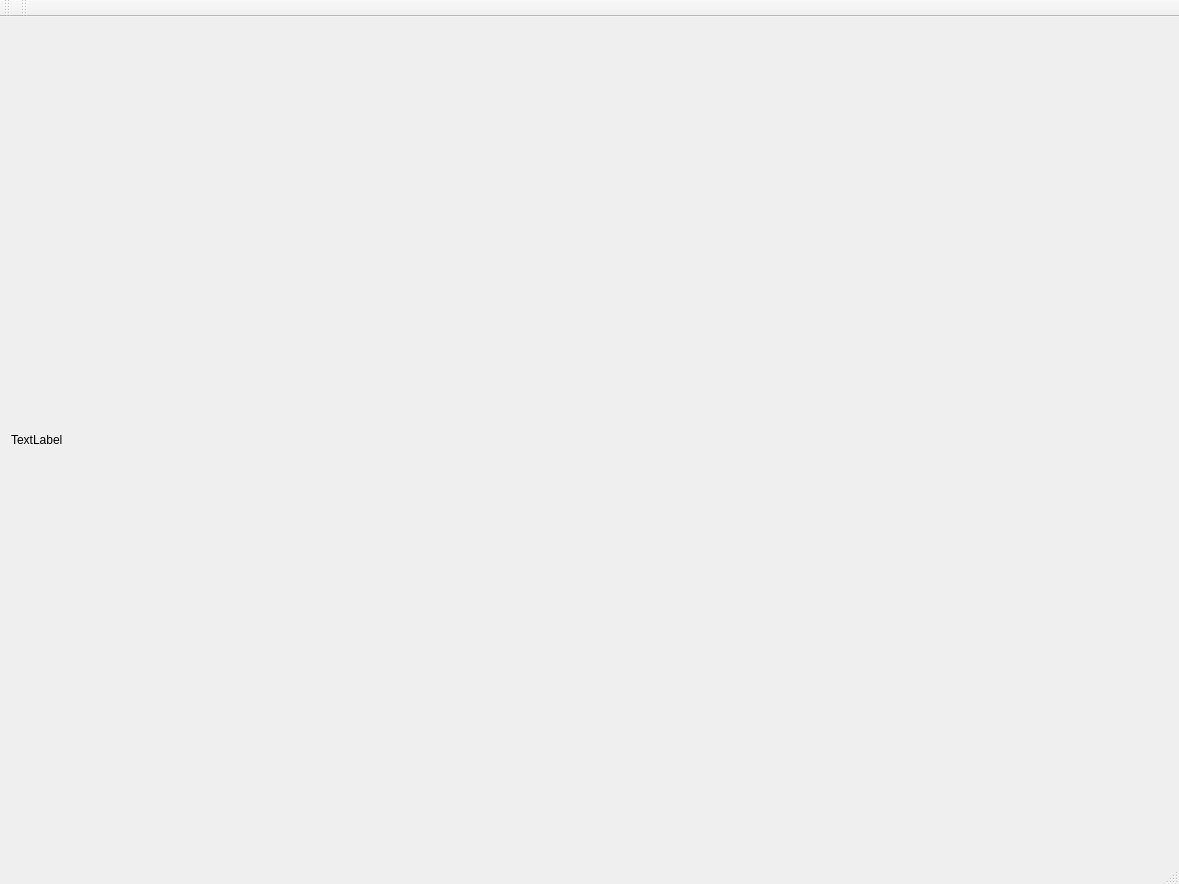
<?xml version="1.0" encoding="UTF-8"?>
<ui version="4.0">
 <class>MainWindow</class>
 <widget class="QMainWindow" name="MainWindow">
  <property name="geometry">
   <rect>
    <x>0</x>
    <y>0</y>
    <width>1179</width>
    <height>884</height>
   </rect>
  </property>
  <property name="windowTitle">
   <string>MainWindow</string>
  </property>
  <widget class="QWidget" name="centralWidget">
   <layout class="QVBoxLayout" name="verticalLayout">
    <item>
     <widget class="drawing_area" name="label">
      <property name="text">
       <string>TextLabel</string>
      </property>
     </widget>
    </item>
   </layout>
  </widget>
  <widget class="QMenuBar" name="menuBar">
   <property name="geometry">
    <rect>
     <x>0</x>
     <y>0</y>
     <width>1179</width>
     <height>35</height>
    </rect>
   </property>
  </widget>
  <widget class="QToolBar" name="mainToolBar">
   <attribute name="toolBarArea">
    <enum>TopToolBarArea</enum>
   </attribute>
   <attribute name="toolBarBreak">
    <bool>false</bool>
   </attribute>
  </widget>
  <widget class="QStatusBar" name="statusBar"/>
  <widget class="QToolBar" name="toolBar">
   <property name="windowTitle">
    <string>toolBar</string>
   </property>
   <attribute name="toolBarArea">
    <enum>TopToolBarArea</enum>
   </attribute>
   <attribute name="toolBarBreak">
    <bool>false</bool>
   </attribute>
  </widget>
 </widget>
 <layoutdefault spacing="6" margin="11"/>
 <customwidgets>
  <customwidget>
   <class>drawing_area</class>
   <extends>QLabel</extends>
   <header>drawing_area.h</header>
  </customwidget>
 </customwidgets>
 <resources/>
 <connections/>
</ui>
